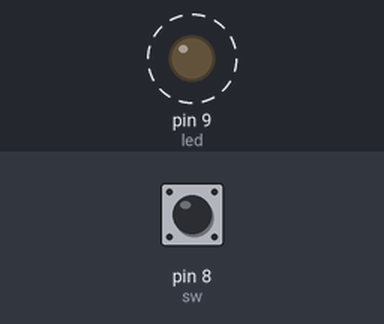
Recording of a sketch running on a simulated Arduino Uno, built with avr-gcc and run on an emulated ATmega328P. Shown: output pins drawn as LEDs (lit = HIGH). Dashed ring = blinking. Inputs (shaded band) come from the test bench; at power-on: pin 8 (sw) HIGH. What the sketch prints to the serial monitor is not drawn.

Above: at 2.8 s.
2.9 s: pin 8 (sw) pulled LOW for 3.2 s
Timing chart, 0 to 14.5 s (numbered marks = the images above; inputs shaded):
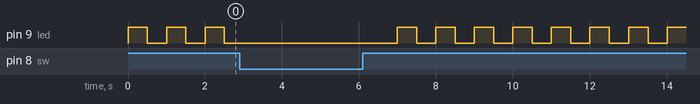

The sketch:

ej08.ino
```cpp
#define sw 8
#define led 9
int contador = 1;

void setup(){
  Serial.begin(9600);
  pinMode(led, OUTPUT);
  pinMode(sw, INPUT_PULLUP);
}

void loop(){
  int tilt = digitalRead(sw);
  Serial.print("Valor del Tilt: ");
  Serial.println(tilt);

  if (contador < 10){
    if (tilt == 1){
      Serial.print("Parpadeo: ");
  	  Serial.println(contador);
      Serial.println();

      digitalWrite(led, HIGH);
      delay(500);
      digitalWrite(led, LOW);
      delay(500);
      contador++;
    }
    else{
   	  Serial.println("El ciclo se ha detenido");
      delay(2000);
    }
  }
  else{
  	Serial.println();
  	Serial.println("Ciclo reiniciado");
  	contador = 1;
  }
}

  
```
